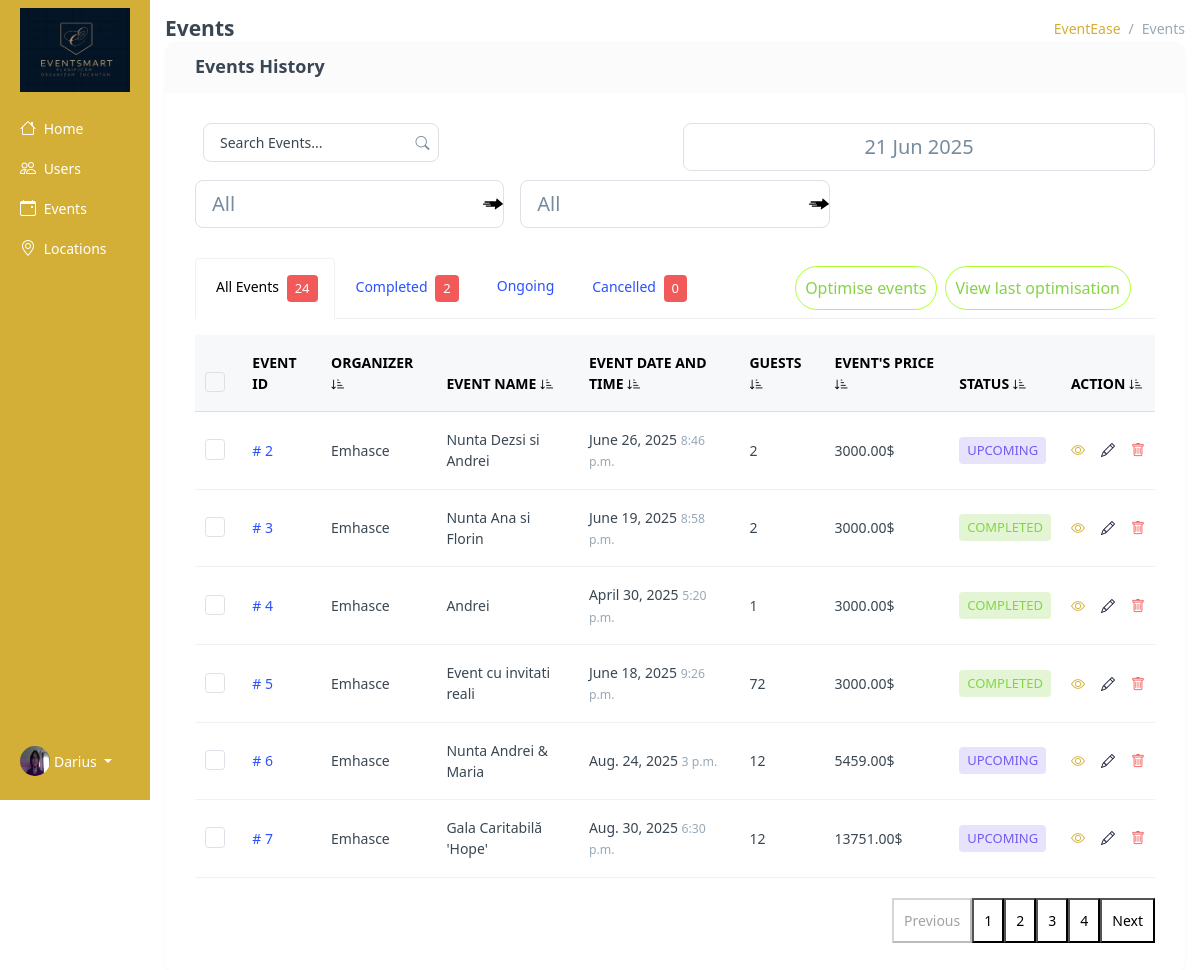
The page /admin-events (signed in) on the database as committed earlier.
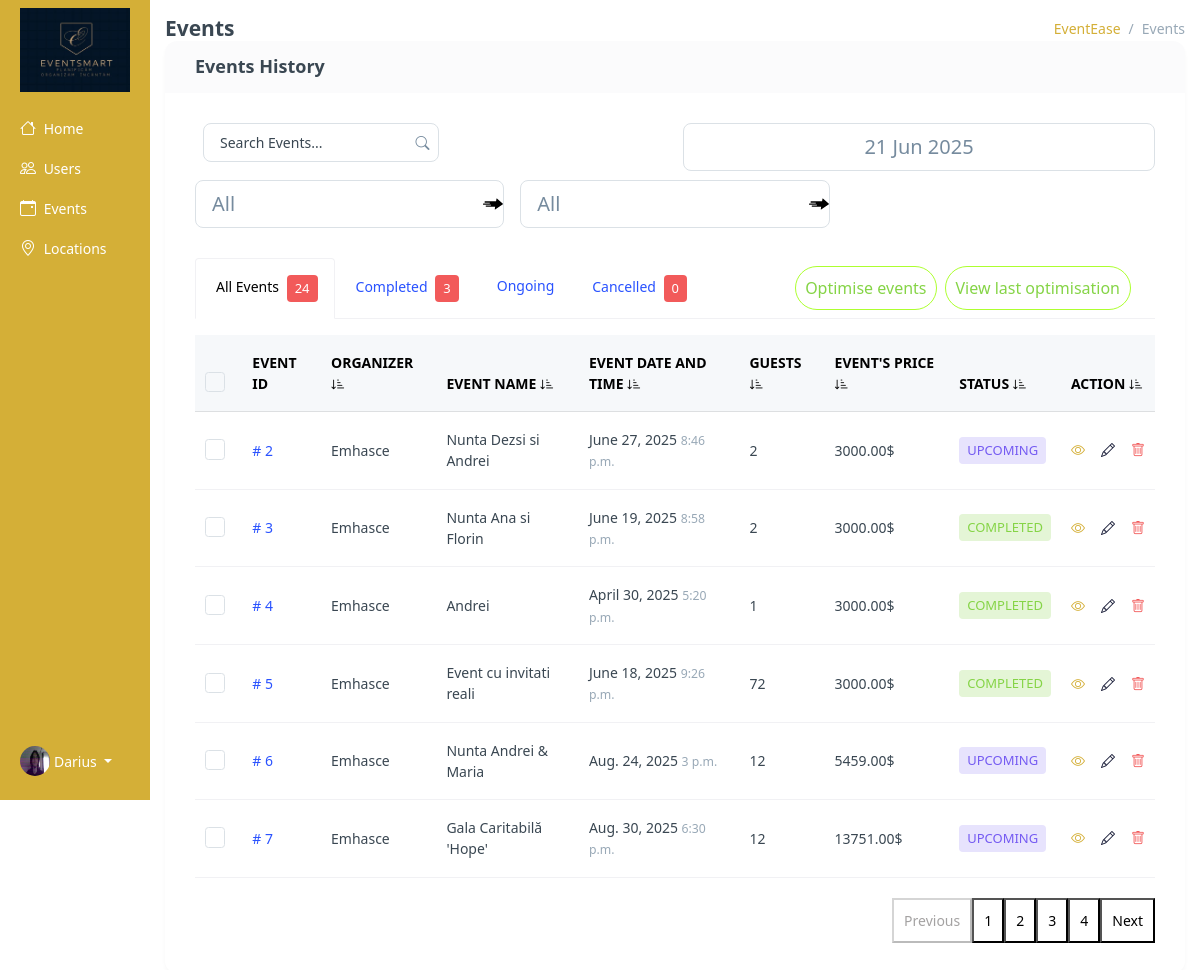
The same page on the database as committed later.
### base/models.py (models this page shows, shortened)
class Location(models.Model):
    owner = models.ForeignKey(User, on_delete=models.SET_NULL, null=True)
    user_account = models.OneToOneField(User, on_delete=models.CASCADE, null=True, related_name='user_account')
    name = models.CharField(max_length=100)
    description = models.TextField(null=True, blank=True)
    gallery = models.ImageField(upload_to='images/', null=True, blank=True)
    location = models.TextField(max_length=30)
    types = models.ManyToManyField(Type, blank=True)
    seats_numbers = models.IntegerField(null=True, blank=True)
    created_at = models.DateTimeField(auto_now_add=True)
    cost = models.DecimalField(max_digits=12, decimal_places=2,default=3000)
    number = models.CharField(max_length=20, default="+(40) 74 83 64 823")
    def __str__(self):
        return self.name

class Event(models.Model):
    location = models.ForeignKey(Location, on_delete=models.SET_NULL, null=True, blank=True)
    event_name = models.CharField(max_length=100)
    event_date = models.DateField()
    event_time = models.TimeField()
    event_description = models.TextField(null=True, blank=True)
    created_at = models.DateTimeField(auto_now_add=True)
    guests = models.ManyToManyField(Guests, related_name='events', blank=True)
    completed = models.BooleanField(default=False)
    types = models.ManyToManyField(Type, blank=True)
    cost = models.DecimalField(max_digits=10, decimal_places=2, default=3000)
    updated_at = models.DateTimeField(auto_now=True)
    is_canceled = models.BooleanField(default=False)
    organized_by = models.ForeignKey(
        User,
        on_delete=models.CASCADE,
        related_name="organized_events",
        blank=True,
        null=True
    )

### base/views.py (the view, shortened to what this page needs)
@login_required(login_url='login')
def admin_events(request):
    if not request.user.is_superuser:
        return HttpResponseForbidden("You do not have permission to access this page.")
    events = Event.objects.all()
    users = User.objects.filter(
    is_superuser=False,
    profile__user_type='organizer'
).exclude(username='defaultuser')
    types = Type.objects.all()
    types_with_event_count = []
    for type in types:
        event_count = Event.objects.filter(types=type).count()
        types_with_event_count.append({'type': type.name, 'count': event_count})
    events_count = events.count()
    detailed_events = []
    today = datetime.today()
    for event in events:
        guest_count = event.guests.count()
        event_types = [type.name for type in event.types.all()]
        detailed_events.append({
            'id':event.id,
            'cost':event.cost,
            'name': event.event_name,
            'location': event.location,
            'event_date': event.event_date,
            'event_time': event.event_time,
            'completed': event.completed,
            'cancelled': event.is_canceled,
            'types': event_types,
            'guest_count': guest_count,
            'organized_by':event.organized_by
        })
    today_date = today.date()
    today_time = today.strftime("%H:%M:%S")
    detailed_incompleted_events = []
    finished_count = 0
    cancelled_count = 0
    for item in detailed_events:
        if item['completed'] :
            finished_count += 1
        elif item['cancelled'] == True:
            cancelled_count += 1
            detailed_incompleted_events.append(item)
    locations = Location.objects.all()
    context = {
        'locations':locations,
        'cancelled_count':cancelled_count,
        'today_date':today_date,
        'today_time':today_time,
        'finished_count':finished_count,
        'detailed_incompleted_events':detailed_incompleted_events,
        'detailed_events': detailed_events,
        'events_count': events_count,
        'types_with_event_count': types_with_event_count,
        'events': events,
        'users': users
    }
    return render(request, 'base/admin-events.html', context)

### base/context_processors.py (called while the page is built)
def media_url(request):
    return {
        'MEDIA_URL': settings.MEDIA_URL
    }

### base/templates/base/admin-events.html (shortened to what the changed rows need)
{% extends 'main.html' %}
{% block content %}
<div class="container-fluid">
    <div class="row flex-nowrap">
        <div class="col py-3 events">
            <div class="row">
                <div class="col-lg-12">
                    <div class="card" id="eventList">
                        <div class="card-body pt-0">
                            <div>
                                <ul class="nav nav-tabs nav-tabs-custom nav-success mb-3 d-flex justify-content-between align-items-center" role="tablist">
    <div class="d-flex">
        <li class="nav-item" role="presentation">
            <a class="nav-link py-3 completed" data-bs-toggle="tab" href="#completed" role="tab" aria-selected="false">
                 Completed
                <span class="badge bg-danger align-middle ms-1">{{ finished_count }}</span>
            </a>
        </li>
    </div>
</ul>
                                <div class="table-responsive table-card mb-1">
                                    <div id="home1" class="tab-pane fade show active">
                                        <table class="table table-nowrap align-middle" id="eventTable">
                                            <thead class="text-muted table-light">
                                                <tr class="text-uppercase">
                                                    <th scope="col" style="width: 25px;">
                                                        <div class="form-check">
                                                            <input class="form-check-input" type="checkbox" id="checkAll" value="option">
                                                        </div>
                                                    </th>
                                                    <th class="sort" data-sort="id">Event ID </th>
                                                    <th class="sort" data-sort="event_organizer">Organizer <i class="bi bi-sort-down-alt"></i></th>
                                                    <th class="sort asc" data-sort="event_name">Event Name <i class="bi bi-sort-down-alt"></i></th>
                                                    <th class="sort" data-sort="date">Event Date and Time <i class="bi bi-sort-down-alt"></i></th>
                                                    <th class="sort" data-sort="amount">Guests <i class="bi bi-sort-down-alt"></i></th>
                                                    <th class="sort" data-sort="payment">Event's Price <i class="bi bi-sort-down-alt"></i></th>
                                                    <th class="sort" data-sort="status">Status <i class="bi bi-sort-down-alt"></i></th>
                                                    <th class="sort" data-sort="city">Action <i class="bi bi-sort-down-alt"></i></th>
                                                </tr>
                                            </thead>
                                            <tbody class="list form-check-all">
                                                {% for item in detailed_events %}
                                                        <tr>
                                                            <th scope="row">
                                                                <div class="form-check">
                                                                    <input class="form-check-input" type="checkbox" name="checkAll" value="option{{ forloop.counter0 }}">
                                                                </div>
                                                            </th>
                                                            <td class="id"><a href="{% url 'admin-view-event' item.id %}" class="fw-medium link-primary"> # {{ item.id }} </a></td>
                                                            <td class="event_organizer"> {{ item.organized_by }} </td>
                                                            <td class="event_name"> {{ item.name }} </td>
                                                            <td class="event_date"> {{ item.event_date }} <small class="text-muted"> {{ item.event_time }} </small></td>
                                                            <td class="amount"> {{ item.guest_count }} </td>
                                                            <td class="payment"> {{ item.cost }}$ </td>
                                                            {% if item.cancelled %}
                                                            <td class="status"><span class="badge bg-danger-subtle text-danger text-uppercase">Cancelled</span></td>
                                                        {% elif item.event_date > today_date %}
                                                            <td class="status"><span class="badge bg-info-subtle text-info text-uppercase">Upcoming</span></td>
                                                        {% elif item.event_date < today_date %}
                                                            <td class="status"><span class="badge bg-success-subtle text-success text-uppercase">Completed</span></td>
                                                        {% elif item.event_date == today_date %}
                                                            <td class="status"><span class="badge bg-success-subtle text-success text-uppercase">Ongoing</span></td>
                                                        {% endif %}
                                                            <td>
                                                                <ul class="list-inline hstack gap-2 mb-0">
                                                                    <li class="list-inline-item" data-bs-toggle="tooltip" data-bs-trigger="hover" data-bs-placement="top" title="View">
                                                                        <a href="{% url 'admin-view-event' item.id %}" class="text-primary d-inline-block">
                                                                            <i style="color:#D4AF37;" class="bi bi-eye fs-16"></i>
                                                                        </a>
                                                                    </li>
                                                                    <li class="list-inline-item edit" data-bs-toggle="tooltip" data-bs-trigger="hover" data-bs-placement="top" title="Edit">
<a href="#showModal" data-bs-toggle="modal" class="edit-item-btn"
   data-event-id="{{ item.id }}"
   data-event-cost="{{ item.cost }}"
   data-event-name="{{ item.name|escapejs }}"
   data-event-organizer="{{ item.organized_by.id }}"
   data-event-location="{{ item.location.id }}"
   data-event-date="{{ item.event_date }}">                                                                            <i style="color:rgb(20, 24, 52);" class="bi bi-pencil fs-16"></i>
                                                                        </a>
                                                                    </li>
                                                                    <li class="list-inline-item" data-bs-toggle="tooltip" data-bs-trigger="hover" data-bs-placement="top" title="Remove">
                                                                        <a class="text-danger d-inline-block remove-item-btn" data-bs-toggle="modal" href="#deleteevent" data-id="{{ item.id }}">
                                                                            <i class="bi bi-trash fs-16"></i>
                                                                        </a>
                                                                    </li>
                                                                </ul>
                                                            </td>
                                                        </tr>
                                                {% endfor %}
                                            </tbody>
                                        </table>
                                    </div>
                                </div>
                            </div>
                        </div>
                    </div>
                </div>
            </div>
        </div>
    </div>
</div>
{% endblock content %}

Rows that differ between the two databases and show on the page:
changed through a linked row, Location "Nunta Dezsi si Andrei": event_date "June 26, 2025" → "June 27, 2025"
Other text that changed with them:
{{ finished_count }}: "2" → "3"
